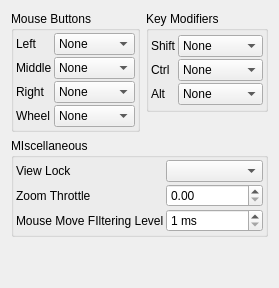
     <widget class="QWidget" name="InteractionTab">
      <attribute name="icon">
       <iconset>
        <normaloff>:/mouse/icons/mouse_translate.svg</normaloff>:/mouse/icons/mouse_translate.svg</iconset>
      </attribute>
      <attribute name="title">
       <string>Interaction</string>
      </attribute>
      <layout class="QVBoxLayout" name="verticalLayout_22">
       <item>
        <layout class="QVBoxLayout" name="verticalLayout_3">
         <item>
          <layout class="QHBoxLayout" name="horizontalLayout_3">
           <item>
            <widget class="QGroupBox" name="MouseGroup">
             <property name="sizePolicy">
              <sizepolicy hsizetype="Preferred" vsizetype="Minimum">
               <horstretch>0</horstretch>
               <verstretch>0</verstretch>
              </sizepolicy>
             </property>
             <property name="title">
              <string>Mouse Buttons</string>
             </property>
             <layout class="QHBoxLayout">
              <property name="spacing">
               <number>4</number>
              </property>
              <property name="leftMargin">
               <number>2</number>
              </property>
              <property name="topMargin">
               <number>2</number>
              </property>
              <property name="rightMargin">
               <number>2</number>
              </property>
              <property name="bottomMargin">
               <number>2</number>
              </property>
              <item>
               <layout class="QGridLayout">
                <property name="leftMargin">
                 <number>0</number>
                </property>
                <property name="topMargin">
                 <number>0</number>
                </property>
                <property name="rightMargin">
                 <number>0</number>
                </property>
                <property name="bottomMargin">
                 <number>0</number>
                </property>
                <property name="spacing">
                 <number>2</number>
                </property>
                <item row="2" column="0">
                 <widget class="QLabel" name="label_25">
                  <property name="text">
                   <string>Right</string>
                  </property>
                 </widget>
                </item>
                <item row="1" column="1">
                 <widget class="QComboBox" name="MiddleMouseCombo">
                  <property name="sizePolicy">
                   <sizepolicy hsizetype="Preferred" vsizetype="Fixed">
                    <horstretch>0</horstretch>
                    <verstretch>0</verstretch>
                   </sizepolicy>
                  </property>
                  <item>
                   <property name="text">
                    <string>None</string>
                   </property>
                  </item>
                  <item>
                   <property name="text">
                    <string>Rotate</string>
                   </property>
                  </item>
                  <item>
                   <property name="text">
                    <string>Translate</string>
                   </property>
                  </item>
                  <item>
                   <property name="text">
                    <string>Interact</string>
                   </property>
                  </item>
                  <item>
                   <property name="text">
                    <string>Zoom</string>
                   </property>
                  </item>
                  <item>
                   <property name="text">
                    <string>Z-Rotate</string>
                   </property>
                  </item>
                 </widget>
                </item>
                <item row="0" column="1">
                 <widget class="QComboBox" name="LeftMouseCombo">
                  <property name="sizePolicy">
                   <sizepolicy hsizetype="Preferred" vsizetype="Fixed">
                    <horstretch>0</horstretch>
                    <verstretch>0</verstretch>
                   </sizepolicy>
                  </property>
                  <item>
                   <property name="text">
                    <string>None</string>
                   </property>
                  </item>
                  <item>
                   <property name="text">
                    <string>Rotate</string>
                   </property>
                  </item>
                  <item>
                   <property name="text">
                    <string>Translate</string>
                   </property>
                  </item>
                  <item>
                   <property name="text">
                    <string>Interact</string>
                   </property>
                  </item>
                  <item>
                   <property name="text">
                    <string>Zoom</string>
                   </property>
                  </item>
                  <item>
                   <property name="text">
                    <string>Z-Rotate</string>
                   </property>
                  </item>
                 </widget>
                </item>
                <item row="1" column="0">
                 <widget class="QLabel" name="label_24">
                  <property name="text">
                   <string>Middle</string>
                  </property>
                 </widget>
                </item>
                <item row="0" column="0">
                 <widget class="QLabel" name="label_23">
                  <property name="text">
                   <string>Left</string>
                  </property>
                 </widget>
                </item>
                <item row="2" column="1">
                 <widget class="QComboBox" name="RightMouseCombo">
                  <property name="sizePolicy">
                   <sizepolicy hsizetype="Preferred" vsizetype="Fixed">
                    <horstretch>0</horstretch>
                    <verstretch>0</verstretch>
                   </sizepolicy>
                  </property>
                  <item>
                   <property name="text">
                    <string>None</string>
                   </property>
                  </item>
                  <item>
                   <property name="text">
                    <string>Rotate</string>
                   </property>
                  </item>
                  <item>
                   <property name="text">
                    <string>Translate</string>
                   </property>
                  </item>
                  <item>
                   <property name="text">
                    <string>Interact</string>
                   </property>
                  </item>
                  <item>
                   <property name="text">
                    <string>Zoom</string>
                   </property>
                  </item>
                  <item>
                   <property name="text">
                    <string>Z-Rotate</string>
                   </property>
                  </item>
                 </widget>
                </item>
                <item row="3" column="0">
                 <widget class="QLabel" name="label_29">
                  <property name="text">
                   <string>Wheel</string>
                  </property>
                 </widget>
                </item>
                <item row="3" column="1">
                 <widget class="QComboBox" name="WheelMouseCombo">
                  <property name="sizePolicy">
                   <sizepolicy hsizetype="Preferred" vsizetype="Fixed">
                    <horstretch>0</horstretch>
                    <verstretch>0</verstretch>
                   </sizepolicy>
                  </property>
                  <item>
                   <property name="text">
                    <string>None</string>
                   </property>
                  </item>
                  <item>
                   <property name="text">
                    <string>Rotate</string>
                   </property>
                  </item>
                  <item>
                   <property name="text">
                    <string>Translate</string>
                   </property>
                  </item>
                  <item>
                   <property name="text">
                    <string>Interact</string>
                   </property>
                  </item>
                  <item>
                   <property name="text">
                    <string>Zoom</string>
                   </property>
                  </item>
                  <item>
                   <property name="text">
                    <string>Z-Rotate</string>
                   </property>
                  </item>
                 </widget>
                </item>
               </layout>
              </item>
             </layout>
            </widget>
           </item>
           <item>
            <layout class="QVBoxLayout" name="verticalLayout_4">
             <item>
              <widget class="QGroupBox" name="KeyboardGroup">
               <property name="title">
                <string>Key Modifiers</string>
               </property>
               <layout class="QVBoxLayout">
                <property name="spacing">
                 <number>4</number>
                </property>
                <property name="leftMargin">
                 <number>2</number>
                </property>
                <property name="topMargin">
                 <number>2</number>
                </property>
                <property name="rightMargin">
                 <number>2</number>
                </property>
                <property name="bottomMargin">
                 <number>2</number>
                </property>
                <item>
                 <layout class="QGridLayout">
                  <property name="leftMargin">
                   <number>0</number>
                  </property>
                  <property name="topMargin">
                   <number>0</number>
                  </property>
                  <property name="rightMargin">
                   <number>0</number>
                  </property>
                  <property name="bottomMargin">
                   <number>0</number>
                  </property>
                  <property name="spacing">
                   <number>2</number>
                  </property>
                  <item row="2" column="0">
                   <widget class="QLabel" name="label_32">
                    <property name="text">
                     <string>Alt</string>
                    </property>
                   </widget>
                  </item>
                  <item row="0" column="0">
                   <widget class="QLabel" name="label_30">
                    <property name="text">
                     <string>Shift</string>
                    </property>
                   </widget>
                  </item>
                  <item row="1" column="0">
                   <widget class="QLabel" name="label_31">
                    <property name="text">
                     <string>Ctrl</string>
                    </property>
                   </widget>
                  </item>
                  <item row="0" column="1">
                   <widget class="QComboBox" name="ShiftButtonCombo">
                    <property name="sizePolicy">
                     <sizepolicy hsizetype="Preferred" vsizetype="Fixed">
                      <horstretch>0</horstretch>
                      <verstretch>0</verstretch>
                     </sizepolicy>
                    </property>
                    <item>
                     <property name="text">
                      <string>None</string>
                     </property>
                    </item>
                    <item>
                     <property name="text">
                      <string>Transform</string>
                     </property>
                    </item>
                    <item>
                     <property name="text">
                      <string>Z-Rotate</string>
                     </property>
                    </item>
                   </widget>
                  </item>
                  <item row="1" column="1">
                   <widget class="QComboBox" name="CtrlButtonCombo">
                    <property name="sizePolicy">
                     <sizepolicy hsizetype="Preferred" vsizetype="Fixed">
                      <horstretch>0</horstretch>
                      <verstretch>0</verstretch>
                     </sizepolicy>
                    </property>
                    <item>
                     <property name="text">
                      <string>None</string>
                     </property>
                    </item>
                    <item>
                     <property name="text">
                      <string>Transform</string>
                     </property>
                    </item>
                    <item>
                     <property name="text">
                      <string>Z-Rotate</string>
                     </property>
                    </item>
                   </widget>
                  </item>
                  <item row="2" column="1">
                   <widget class="QComboBox" name="AltButtonCombo">
                    <property name="sizePolicy">
                     <sizepolicy hsizetype="Preferred" vsizetype="Fixed">
                      <horstretch>0</horstretch>
                      <verstretch>0</verstretch>
                     </sizepolicy>
                    </property>
                    <item>
                     <property name="text">
                      <string>None</string>
                     </property>
                    </item>
                    <item>
                     <property name="text">
                      <string>Transform</string>
                     </property>
                    </item>
                    <item>
                     <property name="text">
                      <string>Z-Rotate</string>
                     </property>
                    </item>
                   </widget>
                  </item>
                 </layout>
                </item>
               </layout>
              </widget>
             </item>
             <item>
              <spacer>
               <property name="orientation">
                <enum>Qt::Vertical</enum>
               </property>
               <property name="sizeType">
                <enum>QSizePolicy::Minimum</enum>
               </property>
               <property name="sizeHint" stdset="0">
                <size>
                 <width>20</width>
                 <height>20</height>
                </size>
               </property>
              </spacer>
             </item>
            </layout>
           </item>
          </layout>
         </item>
         <item>
          <widget class="QGroupBox" name="MiscInteractionGroup">
           <property name="title">
            <string>MIscellaneous</string>
           </property>
           <layout class="QHBoxLayout" name="horizontalLayout_16">
            <property name="spacing">
             <number>2</number>
            </property>
            <property name="leftMargin">
             <number>2</number>
            </property>
            <property name="topMargin">
             <number>2</number>
            </property>
            <property name="rightMargin">
             <number>2</number>
            </property>
            <property name="bottomMargin">
             <number>2</number>
            </property>
            <item>
             <layout class="QGridLayout" name="gridLayout_7">
              <item row="1" column="0">
               <widget class="QLabel" name="ZoomThlabel">
                <property name="sizePolicy">
                 <sizepolicy hsizetype="Minimum" vsizetype="Preferred">
                  <horstretch>0</horstretch>
                  <verstretch>0</verstretch>
                 </sizepolicy>
                </property>
                <property name="text">
                 <string>Zoom Throttle</string>
                </property>
               </widget>
              </item>
              <item row="1" column="1">
               <widget class="QDoubleSpinBox" name="ZoomThrottleSpin">
                <property name="sizePolicy">
                 <sizepolicy hsizetype="Expanding" vsizetype="Fixed">
                  <horstretch>0</horstretch>
                  <verstretch>0</verstretch>
                 </sizepolicy>
                </property>
               </widget>
              </item>
              <item row="2" column="1">
               <widget class="QSpinBox" name="MouseMoveFilterSpin">
                <property name="toolTip">
                 <string>Sets the minimum time limit between redraws of the screen when manipulating with the mouse</string>
                </property>
                <property name="suffix">
                 <string> ms</string>
                </property>
                <property name="minimum">
                 <number>1</number>
                </property>
                <property name="maximum">
                 <number>200</number>
                </property>
               </widget>
              </item>
              <item row="2" column="0">
               <widget class="QLabel" name="label_59">
                <property name="text">
                 <string>Mouse Move FIltering Level</string>
                </property>
               </widget>
              </item>
              <item row="0" column="0">
               <widget class="QLabel" name="label_60">
                <property name="text">
                 <string>View Lock</string>
                </property>
               </widget>
              </item>
              <item row="0" column="1">
               <widget class="QComboBox" name="ViewLockCombo"/>
              </item>
             </layout>
            </item>
           </layout>
          </widget>
         </item>
         <item>
          <spacer>
           <property name="orientation">
            <enum>Qt::Vertical</enum>
           </property>
           <property name="sizeHint" stdset="0">
            <size>
             <width>20</width>
             <height>40</height>
            </size>
           </property>
          </spacer>
         </item>
        </layout>
       </item>
      </layout>
     </widget>
